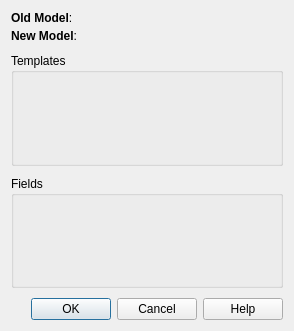
<?xml version="1.0" encoding="UTF-8"?>
<ui version="4.0">
 <class>Dialog</class>
 <widget class="QDialog" name="Dialog">
  <property name="geometry">
   <rect>
    <x>0</x>
    <y>0</y>
    <width>294</width>
    <height>331</height>
   </rect>
  </property>
  <property name="windowTitle">
   <string>Change Model</string>
  </property>
  <layout class="QVBoxLayout" name="verticalLayout">
   <property name="spacing">
    <number>10</number>
   </property>
   <item>
    <layout class="QGridLayout" name="gridLayout">
     <property name="verticalSpacing">
      <number>4</number>
     </property>
     <item row="0" column="0">
      <widget class="QLabel" name="label_6">
       <property name="text">
        <string>&lt;b&gt;Old Model&lt;/b&gt;:</string>
       </property>
      </widget>
     </item>
     <item row="0" column="1">
      <widget class="QLabel" name="oldModelLabel">
       <property name="sizePolicy">
        <sizepolicy hsizetype="Expanding" vsizetype="Preferred">
         <horstretch>0</horstretch>
         <verstretch>0</verstretch>
        </sizepolicy>
       </property>
       <property name="text">
        <string/>
       </property>
       <property name="margin">
        <number>4</number>
       </property>
      </widget>
     </item>
     <item row="1" column="0">
      <widget class="QLabel" name="label">
       <property name="text">
        <string>&lt;b&gt;New Model&lt;/b&gt;:</string>
       </property>
      </widget>
     </item>
     <item row="1" column="1">
      <widget class="QWidget" name="modelChooserWidget" native="true">
       <property name="sizePolicy">
        <sizepolicy hsizetype="Expanding" vsizetype="Preferred">
         <horstretch>0</horstretch>
         <verstretch>0</verstretch>
        </sizepolicy>
       </property>
      </widget>
     </item>
    </layout>
   </item>
   <item>
    <widget class="QGroupBox" name="templateMap">
     <property name="sizePolicy">
      <sizepolicy hsizetype="Preferred" vsizetype="Expanding">
       <horstretch>0</horstretch>
       <verstretch>0</verstretch>
      </sizepolicy>
     </property>
     <property name="title">
      <string>Templates</string>
     </property>
    </widget>
   </item>
   <item>
    <widget class="QGroupBox" name="fieldMap">
     <property name="sizePolicy">
      <sizepolicy hsizetype="Preferred" vsizetype="Expanding">
       <horstretch>0</horstretch>
       <verstretch>0</verstretch>
      </sizepolicy>
     </property>
     <property name="title">
      <string>Fields</string>
     </property>
    </widget>
   </item>
   <item>
    <widget class="QDialogButtonBox" name="buttonBox">
     <property name="orientation">
      <enum>Qt::Horizontal</enum>
     </property>
     <property name="standardButtons">
      <set>QDialogButtonBox::Cancel|QDialogButtonBox::Help|QDialogButtonBox::Ok</set>
     </property>
    </widget>
   </item>
  </layout>
 </widget>
 <resources/>
 <connections>
  <connection>
   <sender>buttonBox</sender>
   <signal>accepted()</signal>
   <receiver>Dialog</receiver>
   <slot>accept()</slot>
   <hints>
    <hint type="sourcelabel">
     <x>248</x>
     <y>254</y>
    </hint>
    <hint type="destinationlabel">
     <x>157</x>
     <y>274</y>
    </hint>
   </hints>
  </connection>
  <connection>
   <sender>buttonBox</sender>
   <signal>rejected()</signal>
   <receiver>Dialog</receiver>
   <slot>reject()</slot>
   <hints>
    <hint type="sourcelabel">
     <x>316</x>
     <y>260</y>
    </hint>
    <hint type="destinationlabel">
     <x>286</x>
     <y>274</y>
    </hint>
   </hints>
  </connection>
 </connections>
</ui>
